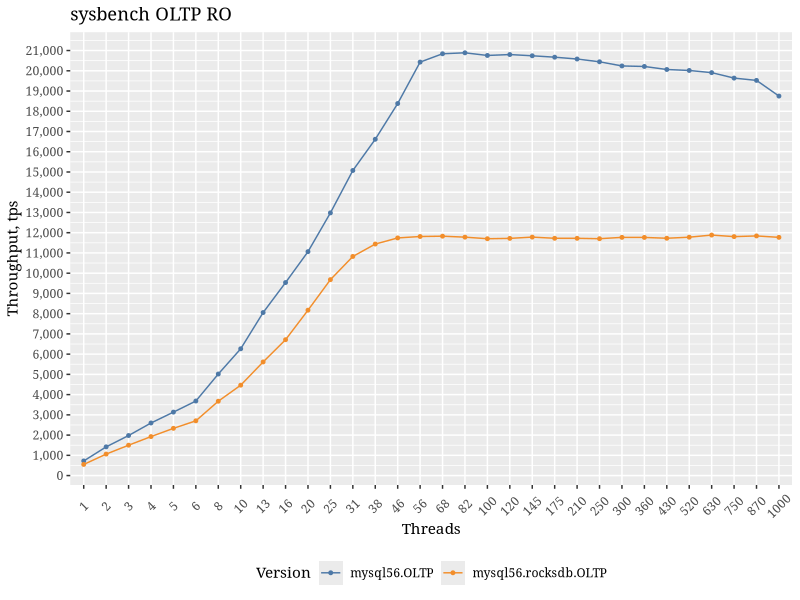
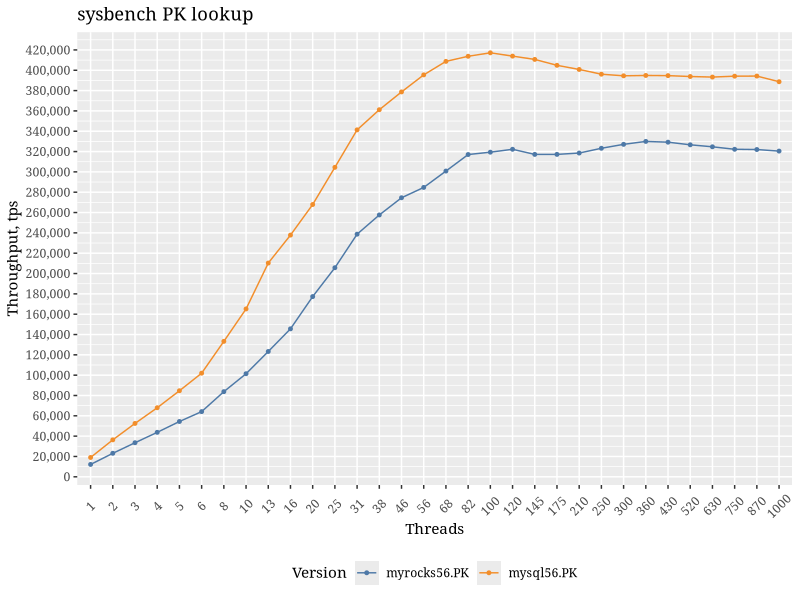

These charts were generated, in order, by the following R code:
## ---- chunk 1
knitr::opts_chunk$set(echo = TRUE)
library(ggplot2)
library(ggthemes)
library(reshape2)
library(knitr)

tm<-theme(legend.position="bottom",
          text=element_text(family="Georgia"),
          strip.background = element_rect(colour="red", fill="#CCCCFF"))

guides(colour = guide_legend(override.aes = list(size=4)))

data = read.table("../summary.csv",sep=",",header=F)
data1=subset(data,V1>100)
attach(data1)
aggdata <-aggregate(data1, by=list(V4,V5),FUN=mean, na.rm=TRUE)

st.err <- function(x) {
    sd(x)/sqrt(length(x))
}

SE <- aggregate(data1, by=list(V4,V5),FUN=st.err)

aggdata <- cbind(aggdata, SE[,4])

dataPK = read.table("../summaryPK.csv",sep=",",header=F)
data1PK=subset(dataPK,V1>100)
attach(data1PK)
aggdataPK <-aggregate(data1PK, by=list(V4,V5),FUN=mean, na.rm=TRUE)
## ---- chunk 2
ss=subset(aggdata,(Group.2<=1000)&(Group.1 %in% c("mysql56.OLTP","mysql56.rocksdb.OLTP","mysql57.tokudb.OLTP") ))
#ss=subset(aggdata)

m <- ggplot(ss, 
            aes(x=as.factor(Group.2),y=as.numeric(V2),color=as.factor(Group.1),group=Group.1))
m+geom_line()+geom_point(size=1)+labs(x="Threads",y="Throughput, tps",title="sysbench OLTP RO")+scale_color_tableau(name="Version")+scale_y_continuous(breaks=seq(0, 22000, 1000),labels = scales::comma)+theme(axis.text.x  = element_text(angle=45, vjust=0.5))+tm
## ---- chunk 3
ss=subset(aggdataPK,(Group.2<=1000)&!(Group.1 %in% c("mysql56.OLTP","mysql56.rocksdb.OLTP") ))
#ss=subset(aggdata)

m <- ggplot(ss, 
            aes(x=as.factor(Group.2),y=as.numeric(V2),color=as.factor(Group.1),group=Group.1))
m+geom_line()+geom_point(size=1)+labs(x="Threads",y="Throughput, tps",title="sysbench PK lookup")+scale_color_tableau(name="Version")+scale_y_continuous(breaks=seq(0, 450000, 20000),labels = scales::comma)+theme(axis.text.x  = element_text(angle=45, vjust=0.5))+tm
